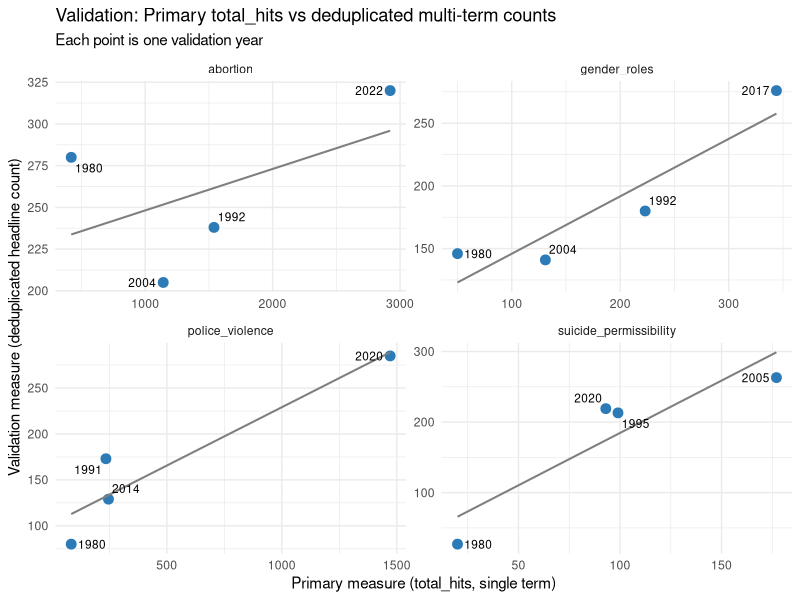
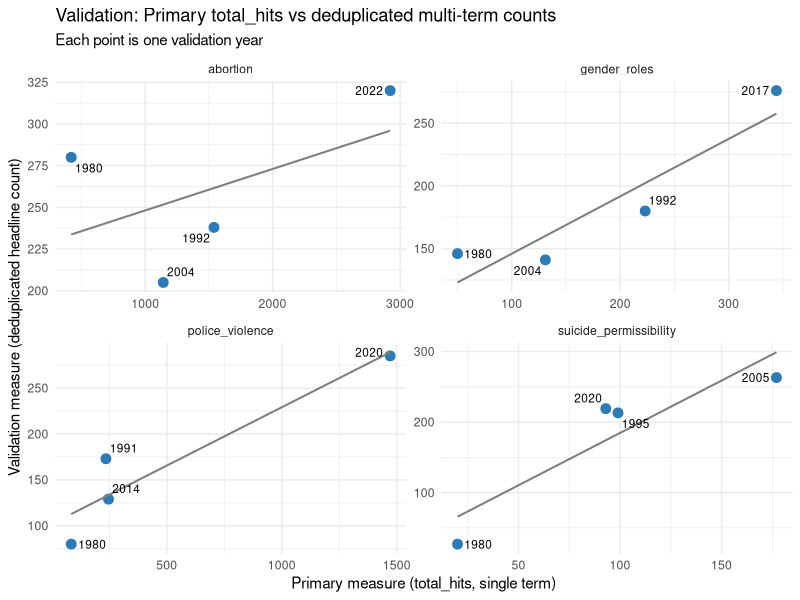

The R script that drew these images, in order:
library(tidyverse)
library(readr)

# ── Load both datasets ────────────────────────────────────────────────────────

primary    <- read_csv("data_raw/nyt_primary_counts.csv",    show_col_types = FALSE)
validation <- read_csv("data_raw/nyt_validation_counts_v2.csv", show_col_types = FALSE)

# ── Join on validation years only ────────────────────────────────────────────

comparison <- primary |>
  inner_join(validation, by = c("issue", "year")) |>
  rename(
    primary_hits        = total_hits,
    deduplicated_count  = count_deduplicated
  )

cat("── Comparison table ──\n")
print(comparison)

# ── Correlation per issue ─────────────────────────────────────────────────────

cat("\n── Pearson correlation by issue ──\n")
correlations <- comparison |>
  group_by(issue) |>
  summarise(
    r        = cor(primary_hits, deduplicated_count, use = "complete.obs"),
    n_years  = n(),
    .groups  = "drop"
  )

print(correlations)

# ── Interpretation guide printed to console ───────────────────────────────────

cat("\n── Interpretation ──\n")
cat("r > 0.90 : excellent - primary measure is robust, proceed with confidence\n")
cat("r 0.70-0.90 : acceptable - note limitation, proceed\n")
cat("r < 0.70 : investigate - trend shapes diverge, reconsider primary term\n")

# NOTE: Abortion correlation (r = 0.523) is artificially low due to pagination
# ceiling in validation script. For high-salience years (1992, 2004, 2022),
# all three validation terms hit the 100-article cap, meaning deduplicated
# counts reflect only ~100 articles while total_hits captures the true volume
# of 1,000-3,000+ articles. The primary measure is more reliable for abortion
# than the correlation suggests. This limitation is documented in methods.

# ── Plot for visual inspection ────────────────────────────────────────────────

comparison |>
  ggplot(aes(x = primary_hits, y = deduplicated_count, label = year)) +
  geom_point(size = 3, colour = "#2c7bb6") +
  geom_smooth(method = "lm", se = FALSE, colour = "grey50", linewidth = 0.7) +
  ggrepel::geom_text_repel(size = 3) +
  facet_wrap(~ issue, scales = "free") +
  labs(
    title    = "Validation: Primary total_hits vs deduplicated multi-term counts",
    subtitle = "Each point is one validation year",
    x        = "Primary measure (total_hits, single term)",
    y        = "Validation measure (deduplicated headline count)"
  ) +
  theme_minimal()

ggsave("data_raw/nyt_validation_plot.png", width = 10, height = 7, dpi = 150)
cat("\n✓ Plot saved to data_raw/nyt_validation_plot.png\n")
